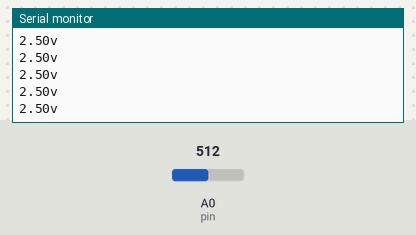
Bench run of a sketch on a simulated Arduino Uno, built with avr-gcc and run on an emulated ATmega328P. On the bench: the last lines printed to the serial monitor. Inputs (shaded band) come from the test bench; at power-on: A0 (pin) = 512.

Above: at 1.2 s.
1.3 s: A0 (pin) set to 716
At 1.56 s:
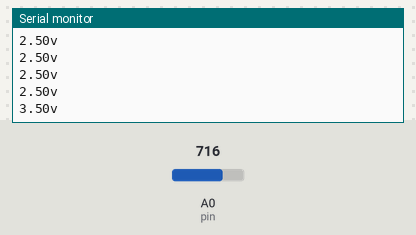
2.8 s: A0 (pin) set to 900
At 2.96 s:
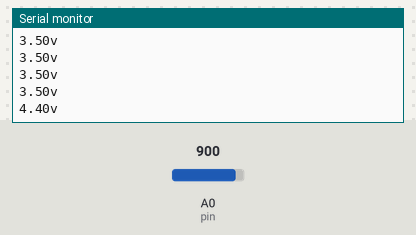
Timing chart, 0 to 5.8 s (numbered marks = the images above; inputs shaded):
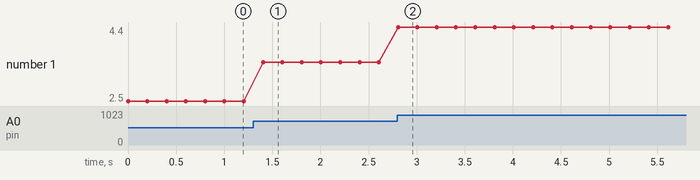

The sketch:

Arduino+Potensio+Serial_Monitor__Voltage_.ino
```cpp
#define pinPotensiometer 0
float volt;
int potensiometer;
int pin = A0;
int nilaipot;
void setup() {
  Serial.begin(9600) ;

}

void loop() {
  nilaipot = analogRead(pin);
  volt = nilaipot * (5.0 / 1023.0);

  Serial.print(volt);
  Serial.print("v");
  Serial.println();
  delay(200);

}
```

Measured:
- after the input at 1.3 s, the serial monitor: prints a new line after 0.10 s (image 1)
- after the input at 2.8 s, the serial monitor: prints a new line at once (image 2)
- plotted number 1: 2.5 → 3.5 after the input at 1.3 s, 3.5 → 4.4 after the input at 2.8 s
